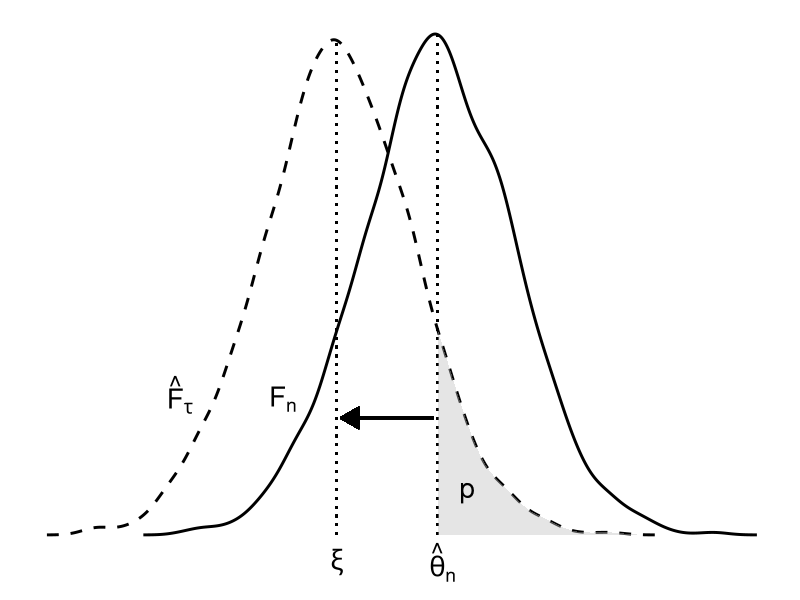

Write the R code that produced this figure. (Note: this script raises an error after producing the figure.)

rm(list = ls())
graphics.off()
cat("\014")

library(dplyr)
library(ggplot2)

set.seed(13)

x <- rnorm(1000, 1.005, 55)
mu <- mean(x)

MyMean <- function(d, i) mean(d[i])
boot.array <- boot::boot(x, MyMean, R = 5000) %>% boot::boot.array()

# ----

t.original <- (x * 1/length(x) * t(boot.array)) %>% colSums
# summary(t.original)
# summary(boot$t)

d <- density(t.original)
df <- data.frame(x = d$x, y = d$y / sum(d$y))

# ----

mu_0 <- -1.4  # 0, -1

h0 <- mu + mu_0
w <- boot::exp.tilt(L = x, theta = h0, t0 = mu)$p  

# ----

t.tilted <- (x * w * t(boot.array)) %>% colSums
d.tilted <- density(t.tilted)
df.tilted <- data.frame(x = d.tilted$x, y = d.tilted$y / sum(d.tilted$y))
df.tilted.filtered <- df.tilted[df.tilted$x >= mu, ]

ggplot(df, aes(y = y)) + 
  geom_line(aes(x = x), color = "black", size = 1) + 
  geom_line(data = df.tilted, aes(x = x, y = y), col = "black", size = 1, linetype = 2) + 
  geom_segment(x = mu, xend = mu, y = 0, yend = max(df$y), col = "black", size = 0.75, linetype = 3) + 
  geom_segment(x = mu_0, xend = mu_0, y = 0, yend = max(df.tilted$y), col = "black", size = 0.75, linetype = 3) + 
  theme_minimal() + 
  theme(axis.title = element_blank(),
        axis.text  = element_blank(),
        axis.ticks = element_blank(), 
        panel.grid = element_blank()) + 
  geom_ribbon(data = df.tilted.filtered, aes(x = x, ymax = y), ymin = 0, fill = "grey", alpha = 0.4) + 
  annotate("text", x = 1.5, y = 0.0006, label = "p", size = 7) + 
  annotate("text", x = 0.96, y = -0.00035, label = expression(hat(theta)[n]), size = 7) + 
  annotate("text", x = -1.4, y = -0.00035, label = expression(xi), size = 7) + 
  annotate("text", x = -4.9, y = 0.0018, label = expression(hat(F)[tau]), size = 7) + 
  annotate("text", x = -2.6, y = 0.00174, label = expression(F[n]), size = 7) + 
  geom_segment(aes(x = 0.75, y = 0.0015, xend = -1.3, yend = 0.0015), 
               arrow = arrow(type = "closed", length = unit(0.2, "inches")), 
               size = 0.8, color = "black", linetype = 1)
  

# custom ggsave function to save in 1:sqrt(2) aspect ratio
.myggsave <- function(filename, plot) {
  ggsave(filename=filename, plot = plot, height = 147, width = 208, units = "mm")
}

.myggsave("/Users/pascal/Nextcloud/Manuskripte/Dissertation/images/fig--tilt-plot.png", 
          last_plot())
